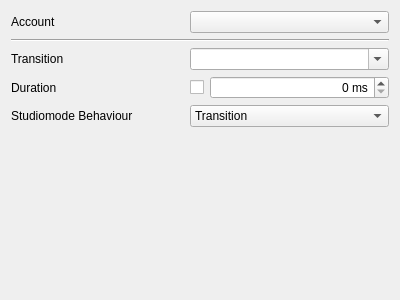
<?xml version="1.0" encoding="UTF-8"?>
<ui version="4.0">
 <class>Form</class>
 <widget class="QWidget" name="Form">
  <property name="geometry">
   <rect>
    <x>0</x>
    <y>0</y>
    <width>400</width>
    <height>300</height>
   </rect>
  </property>
  <property name="windowTitle">
   <string>Form</string>
  </property>
  <layout class="QGridLayout" name="gridLayout">
   <property name="horizontalSpacing">
    <number>0</number>
   </property>
   <item row="5" column="1">
    <spacer name="verticalSpacer">
     <property name="orientation">
      <enum>Qt::Vertical</enum>
     </property>
     <property name="sizeHint" stdset="0">
      <size>
       <width>20</width>
       <height>40</height>
      </size>
     </property>
    </spacer>
   </item>
   <item row="4" column="0">
    <widget class="QLabel" name="label_3">
     <property name="text">
      <string>Studiomode Behaviour</string>
     </property>
    </widget>
   </item>
   <item row="1" column="0" colspan="3">
    <widget class="Line" name="line">
     <property name="orientation">
      <enum>Qt::Horizontal</enum>
     </property>
    </widget>
   </item>
   <item row="0" column="0">
    <widget class="QLabel" name="label">
     <property name="text">
      <string>Account</string>
     </property>
    </widget>
   </item>
   <item row="2" column="0">
    <widget class="QLabel" name="label_2">
     <property name="text">
      <string>Transition</string>
     </property>
    </widget>
   </item>
   <item row="3" column="0">
    <widget class="QLabel" name="label_4">
     <property name="text">
      <string>Duration</string>
     </property>
    </widget>
   </item>
   <item row="3" column="1">
    <widget class="QCheckBox" name="duration_check">
     <property name="sizePolicy">
      <sizepolicy hsizetype="Preferred" vsizetype="Minimum">
       <horstretch>0</horstretch>
       <verstretch>0</verstretch>
      </sizepolicy>
     </property>
     <property name="maximumSize">
      <size>
       <width>16</width>
       <height>16</height>
      </size>
     </property>
     <property name="text">
      <string/>
     </property>
    </widget>
   </item>
   <item row="3" column="2">
    <widget class="QSpinBox" name="duration_spin">
     <property name="alignment">
      <set>Qt::AlignRight|Qt::AlignTrailing|Qt::AlignVCenter</set>
     </property>
     <property name="suffix">
      <string> ms</string>
     </property>
     <property name="maximum">
      <number>1000000000</number>
     </property>
     <property name="singleStep">
      <number>100</number>
     </property>
    </widget>
   </item>
   <item row="0" column="1" colspan="2">
    <widget class="QComboBox" name="account_combo"/>
   </item>
   <item row="4" column="1" colspan="2">
    <widget class="QComboBox" name="studiomode_combo">
     <property name="currentIndex">
      <number>0</number>
     </property>
     <item>
      <property name="text">
       <string>Transition</string>
      </property>
     </item>
     <item>
      <property name="text">
       <string>Only Set</string>
      </property>
     </item>
     <item>
      <property name="text">
       <string>Transition With Active</string>
      </property>
     </item>
    </widget>
   </item>
   <item row="2" column="1" colspan="2">
    <widget class="QComboBox" name="transitionname_combo">
     <property name="editable">
      <bool>true</bool>
     </property>
    </widget>
   </item>
  </layout>
 </widget>
 <resources/>
 <connections/>
</ui>
